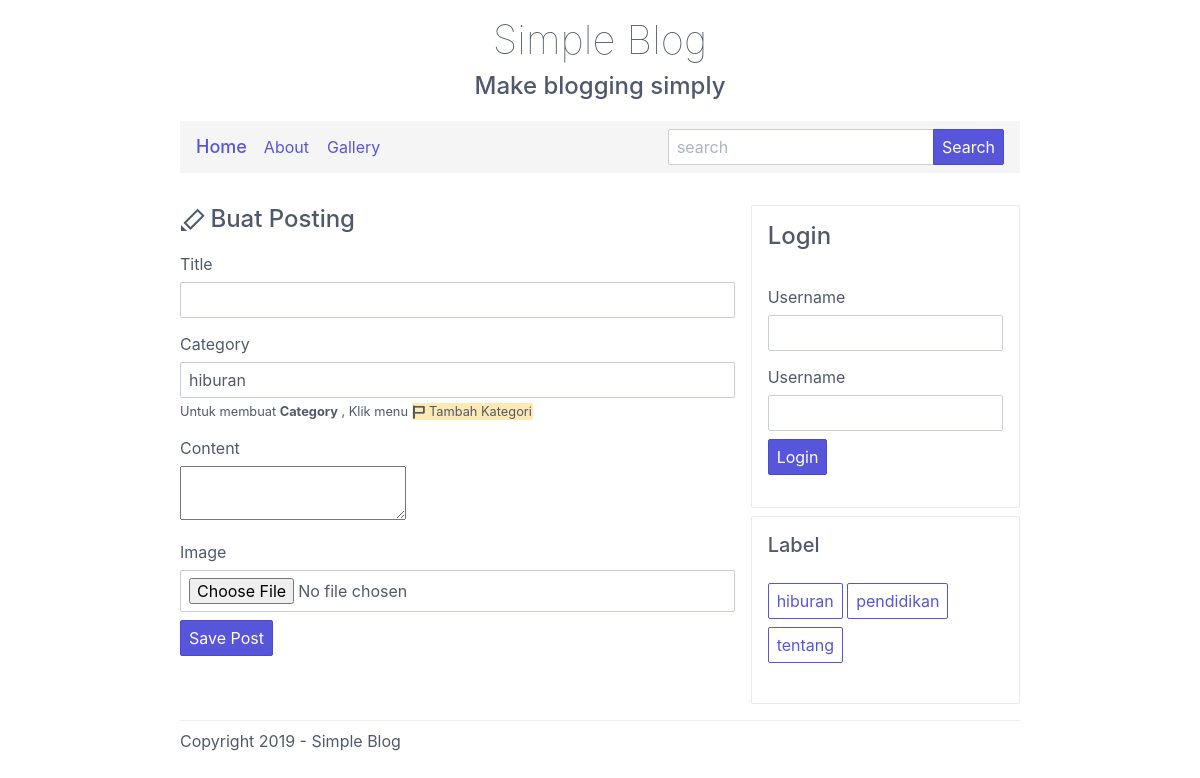
Page /posting.php on the committed database.
### tables this page shows
CREATE TABLE `category` (
  `idcat` int(11) NOT NULL,
  `title` varchar(13) NOT NULL
);

### posting.php (the view, shortened to what this page needs)
<?php
include 'assets/header.php';
?>
<body>
	<div class="container grid-md">
		<header style="text-align: center;padding-top: 16px;padding-bottom: 8px;">
			<h1 style="font-weight: 100;margin-bottom: 4px;">Simple Blog</h1>
			<h4 style="margin-top: 8px;">Make blogging simply</h4>
		</header>
		<?php include 'assets/menu.php'; ?>
		<div class="columns" style="margin-top: 16px;margin-bottom: 16px;">
			<div class="column col-8">
				<h4><i class="icon icon-edit"></i> Buat Posting</h4>
				<form method="post" action="send-posting.php" enctype="multipart/form-data">
					<div class="form-group">
						<label class="form-label">Title</label>
						<input type="text" class="form-input" name="title">
					</div>
					<div class="form-group">
						<label class="form-label">Category</label>
						<select name="category" class="form-input">
							<?php
							$checkCat = $lo->query("SELECT * FROM category");
							if($checkCat == true){
								while($rowCat = $checkCat->fetch_array(MYSQLI_BOTH)){
							?>
							<option value="<?php echo $rowCat['title']; ?>"><?php echo $rowCat['title']; ?></option>
							<?php
								}
							}
							?>
						</select>
						<small>Untuk membuat <b>Category</b> , Klik menu <mark><i class="icon icon-flag"></i> Tambah Kategori</mark></small>
					</div>
					<div class="form-group">
						<label class="form-label">Content</label>
						<textarea id="content" name="content"></textarea>
					</div>
					<div class="form-group">
						<label class="form-label">Image</label>
						<input type="file" name="image" class="form-input">
					</div>
					<div class="form-group">
						<button type="submit" class="btn btn-primary" name="post">Save Post</button>
					</div>
				</form>
			</div>
			<div class="column col-4">
				<?php include 'assets/right.php'; ?>
			</div>
		</div>
		<?php include 'assets/footer.php'; ?>
	</div>
</body>
</html>

### assets/right.php (shortened to what this page needs)
<?php
				if(isset($_SESSION['login'])){
					$login = $_SESSION['login'];
				?>
					<div class="panel">
					<div class="panel-header">
						<h5 class="panel-title">Admin Menu</h5>
						<label>Selamat datang <b><?php echo $login; ?></b></label>.
					</div>
					<div class="panel-body">
						<ul class="nav">
							<li class="nav-item">
								<a href="posting.php"><i class="icon icon-edit"></i> Buat Posting</a>
							</li>
							<li class="nav-item">
								<a href="password.php?iduser=<?php echo $_SESSION['id']; ?>"><i class="icon icon-people"></i> Ganti Password</a>
							</li>
							<li class="nav-item">
								<a href="post.php"><i class="icon icon-menu"></i> Lihat Posting</a>
							</li>
							<li class="nav-item">
								<a href="cat.php"><i class="icon icon-flag"></i> Tambah Kategori</a>
							</li>
						</ul>
					</div>
					<div class="panel-footer">
						<a href="logout.php" class="btn btn-primary">Logout</a>
					</div>
				</div>
				<?php
				}else{
					?>
					<div class="panel">
					<div class="panel-header">
						<h4 class="panel-title">Login</h4>
					</div>
					<div class="panel-body">
						<form method="post" action="login.php">
							<div class="form-group">
								<label class="form-label">Username</label>
								<input type="text" class="form-input" name="username">
							</div>
							<div class="form-group">
								<label class="form-label">Username</label>
								<input type="password" class="form-input" name="password">
							</div>
							<div class="form-group">
								<button type="submit" class="btn btn-primary" name="login">Login</button>
							</div>
						</form>
					</div>
					<div class="panel-footer"></div>
				</div>
				<?php
				}
				?>
				<div class="panel" style="margin-top: 8px;">
					<div class="panel-header">
						<h5 class="panel-title">Label</h5>
					</div>
					<div class="panel-body">
						<?php
						include 'lib/connect.php';
						$checkCat = $lo->query("SELECT * FROM category");
						if($checkCat == true){
							while($rowCat = $checkCat->fetch_array(MYSQLI_BOTH)){
						?>
						<a href="label.php?search=<?php echo $rowCat['title']; ?>" class="btn" style="margin-bottom: 8px;"><?php echo $rowCat['title']; ?></a>
						<?php
							}
						}
						?>
					</div>
					<div class="panel-footer">
					</div>
				</div>

### rows in the picture
category: title "hiburan"
category: title "pendidikan"
category: title "tentang"

### other values in the picture
form field category "hiburan"
